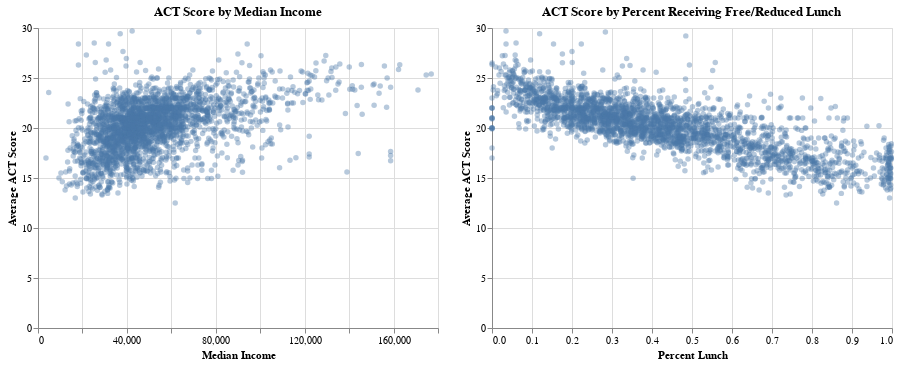

Write notebook code for a chart like this one.
### Code cell
chartMI | chartPL

### Figure 1 — Vega-Lite specification as saved in the notebook (floating-point values rounded to 4 significant figures; data arrays with more than 128 entries replaced by an {"elided": "..."} marker saying what was removed)
{"config": {"view": {"continuousWidth": 400, "continuousHeight": 300}}, "hconcat": [{"mark": {"type": "circle", "opacity": 0.4}, "encoding": {"x": {"field": "median_income", "title": "Median Income", "type": "quantitative"}, "y": {"field": "average_act", "title": "Average ACT Score", "type": "quantitative"}}, "title": "ACT Score by Median Income"}, {"mark": {"type": "circle", "opacity": 0.4}, "encoding": {"x": {"field": "percent_lunch", "title": "Percent Lunch", "type": "quantitative"}, "y": {"field": "average_act", "title": "Average ACT Score", "type": "quantitative"}}, "title": "ACT Score by Percent Receiving Free/Reduced Lunch"}], "data": {"name": "data-3f2dc27c9d225943d3b20593659894bd"}, "$schema": "https://vega.github.io/schema/vega-lite/v4.17.0.json", "datasets": {"data-3f2dc27c9d225943d3b20593659894bd": {"elided": "2606 records"}}}
